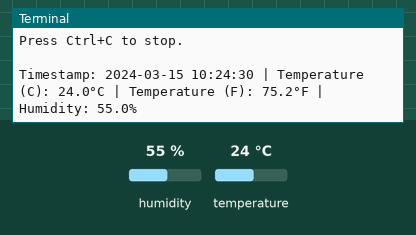
Bench run of a program on a simulated Raspberry Pi (BCM pin numbers). Parts: the last lines printed to the terminal. Inputs (shaded band) come from the test bench; at power-on: humidity 55 %, temperature 24 °C. The clock reads 2024-03-15 10:24:30 at power-on unless the program sets it; files the program writes start out absent.

Above: at 1.2 s.
1.3 s: humidity set to 22 %
At 3.8 s:
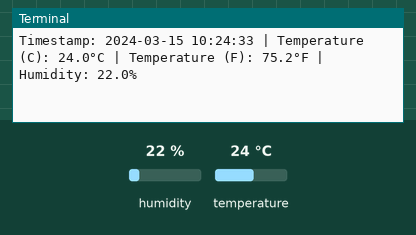
5.4 s: temperature set to 12 °C
At 8.3 s:
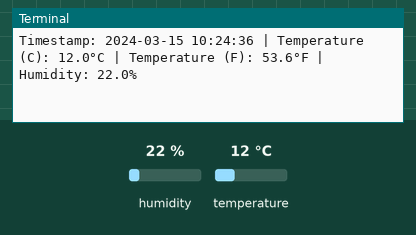
9.5 s: humidity set to 40 %
At 11.5 s:
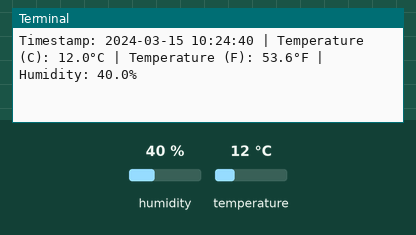
Timing chart, 0 to 13.0 s (numbered marks = the images above; inputs shaded):
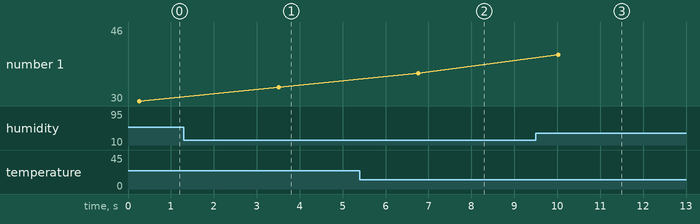

Measured:
- after the input at 1.3 s, the terminal: prints a new line after 2.2 s (image 1)
- after the input at 5.4 s, the terminal: prints a new line after 1.4 s (image 2)
- after the input at 9.5 s, the terminal: prints a new line after 0.52 s (image 3)

The program:

main.py
```python
# new DHT22 script for Raspberry Pi 5 (Gemini 2.5 Pro)

"""
testing environment: Raspberry Pi 5
                 OS: Raspberry Pi OS / Debian 13 (trixie)
             Python: 3.13.x (ensured compatibility with Python 3.9 for other testing environments)
"""

import time
import board
import adafruit_dht
import csv
import os
from datetime import datetime

# --- Configuration ---
# The GPIO pin connected to the DHT22 data pin.
# board.D4 corresponds to GPIO4.
SENSOR_PIN = board.D4

# Time to wait between sensor readings, in seconds.
SAMPLE_INTERVAL = 3

# The name of the CSV file to log data to.
LOG_BASENAME = "dht22.csv"

# --- Main Script ---
def main():
    """
    Initializes the sensor, sets up the CSV file, and enters a loop
    to read and log sensor data.
    """

    print("DHT22 RPi Data Logger Version 0.1 - by DDX")
    print("")

    print(f"GPIO pin: {SENSOR_PIN.id}")
    print(f"Sample interval: {SAMPLE_INTERVAL} seconds")
    print("")

    # --- NEW: Generate a unique, timestamped filename ---
    try:
        # Format the current time for a filename
        run_timestamp = datetime.now().strftime("%Y-%m-%d_%H-%M-%S")
        CSV_FILE_PATH = f"{run_timestamp}_{LOG_BASENAME}"
    except Exception as e:
        print(f"Error generating timestamp for log file: {e}")
        return

    # Initialize the DHT22 sensor object.
    # The 'use_pulseio=False' argument is crucial for modern Raspberry Pi OS
    # and ensures it uses the digitalio backend.
    try:
        dht_sensor = adafruit_dht.DHT22(SENSOR_PIN, use_pulseio=False)
    except ValueError as ve:
        print(f"Error: Could not initialize sensor. Is it connected to GPIO{SENSOR_PIN.id}?")
        print(f"Details: {ve}")
        return
    except Exception as e:
        print(f"An unexpected error occurred during sensor initialization: {e}")
        return

    # --- NEW: 'logs' directory ---
    try:
        logs_dir = "/home/ddx/Documents/py-general/dht22-sensor-logs"
        os.makedirs(logs_dir, exist_ok=True)
        CSV_DIR_FILE_PATH = os.path.join(logs_dir, CSV_FILE_PATH)
    except Exception as e:
        print(f"Error creating logs directory: {e}")
        return

    # --- NEW: Always create a new file and write the header ---
    try:
        with open(CSV_DIR_FILE_PATH, mode='w', newline='') as file:
            writer = csv.writer(file)
            writer.writerow(['Timestamp', 'Temperature-C', 'Temperature-F', 'Humidity_Percent'])
        print(f"Logging to new file: {CSV_DIR_FILE_PATH}")
    except IOError as e:
        print(f"Error: Could not create log file. Check permissions.")
        print(f"Details: {e}")
        return

    print("")
    print("--- Starting Temperature & Humidity Logging ---")
    print("Press Ctrl+C to stop.")
    print("")

    try:
        while True:
            try:
                # Read temperature and humidity from the sensor
                temperature_c = dht_sensor.temperature
                humidity = dht_sensor.humidity

                # Added Fahrenheit after the fact (Gemini can't u see the muricans DO NOT RESPECT CELSIUS LMAO)
                temperature_f = temperature_c * 9 / 5 + 32 if temperature_c is not None else None

                # The DHT22 can sometimes return None, especially on startup.
                if humidity is not None and temperature_c is not None:
                    # Get the current timestamp
                    timestamp = datetime.now().strftime("%Y-%m-%d %H:%M:%S")

                    # Print the readings to the console
                    print(
                        f"Timestamp: {timestamp} | "
                        f"Temperature (C): {temperature_c:.1f}°C | "
                        f"Temperature (F): {temperature_f:.1f}°F | "
                        f"Humidity: {humidity:.1f}%"
                    )

                    # Append the data to the CSV file
                    with open(CSV_DIR_FILE_PATH, mode='a', newline='') as file:
                        writer = csv.writer(file)
                        writer.writerow([timestamp, f"{temperature_c:.1f}", f"{temperature_f:.1f}", f"{humidity:.1f}"])

                else:
                    print("Sensor read failure. Retrying...")

            except RuntimeError as error:
                # DHT sensors can be finicky. This catches read errors.
                print(f"Error reading from sensor: {error.args[0]}")
            except Exception as e:
                print(f"An unexpected error occurred: {e}")

            # Wait for the specified interval before the next reading
            time.sleep(SAMPLE_INTERVAL)

    except KeyboardInterrupt:
        print("\nLogging stopped by user.")
    finally:
        # Clean up the sensor resources
        dht_sensor.exit()
        print("Sensor resources released. Exiting.")


if __name__ == "__main__":
    main()
```
